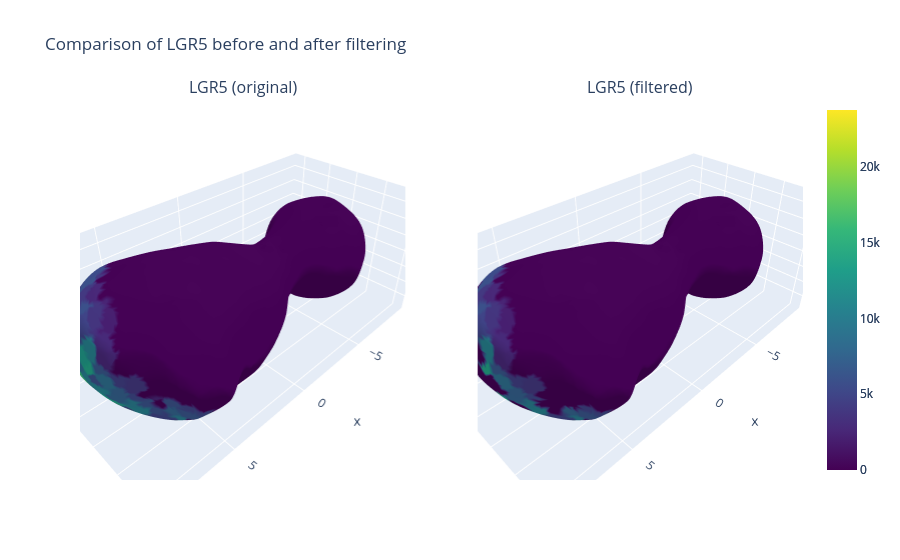

Notebook source saved alongside this figure:
### Code cell
# --- Filter LGR5 in the vertex_markers array ---
vertex_markers = filter_lgr5_coexpression(vertex_markers, marker_names)
lgr5_idx = marker_names.index("LGR5")

# --- Create subplot figure ---
from plotly.subplots import make_subplots
fig = make_subplots(
    rows=1, cols=2,
    specs=[[{'type': 'mesh3d'}, {'type': 'mesh3d'}]],
    subplot_titles=["LGR5 (original)", "LGR5 (filtered)"]
)

# Original LGR5 before filtering (we can reconstruct by re-extracting for this plot)
_, vertex_markers_original, _ = extract_markers(m, annotation_names)
lgr5_original = vertex_markers_original[:, lgr5_idx]

# Plot original LGR5
fig.add_trace(
    go.Mesh3d(
        x=m.v[:,0], y=m.v[:,1], z=m.v[:,2],
        i=m.f[:,0], j=m.f[:,1], k=m.f[:,2],
        intensity=lgr5_original,
        colorscale='Viridis',
        showscale=True,
        name="LGR5 original"
    ),
    row=1, col=1
)

# Plot filtered LGR5
fig.add_trace(
    go.Mesh3d(
        x=m.v[:,0], y=m.v[:,1], z=m.v[:,2],
        i=m.f[:,0], j=m.f[:,1], k=m.f[:,2],
        intensity=vertex_markers[:, lgr5_idx],
        colorscale='Viridis',
        showscale=True,
        name="LGR5 filtered"
    ),
    row=1, col=2
)

fig.update_layout(
    scene=dict(aspectmode='data'),
    scene2=dict(aspectmode='data'),
    title_text="Comparison of LGR5 before and after filtering"
)

fig.show()

### Figure 1 — Plotly figure (JSON) as saved in the notebook; plotly's stock layout.template omitted (floating-point values rounded to 4 significant figures; data arrays with more than 128 entries replaced by an {"elided": "..."} marker saying what was removed)
{"data": [{"colorscale": [[0, "#440154"], [0.1111, "#482878"], [0.2222, "#3e4989"], [0.3333, "#31688e"], [0.4444, "#26828e"], [0.5556, "#1f9e89"], [0.6667, "#35b779"], [0.7778, "#6ece58"], [0.8889, "#b5de2b"], [1, "#fde725"]], "i": {"elided": "35998 int values"}, "intensity": {"elided": "18001 float values"}, "j": {"elided": "35998 int values"}, "k": {"elided": "35998 int values"}, "name": "LGR5 original", "scene": "scene", "showscale": true, "type": "mesh3d", "x": {"elided": "18001 float values"}, "y": {"elided": "18001 float values"}, "z": {"elided": "18001 float values"}}, {"colorscale": [[0, "#440154"], [0.1111, "#482878"], [0.2222, "#3e4989"], [0.3333, "#31688e"], [0.4444, "#26828e"], [0.5556, "#1f9e89"], [0.6667, "#35b779"], [0.7778, "#6ece58"], [0.8889, "#b5de2b"], [1, "#fde725"]], "i": {"elided": "35998 int values"}, "intensity": {"elided": "18001 float values"}, "j": {"elided": "35998 int values"}, "k": {"elided": "35998 int values"}, "name": "LGR5 filtered", "scene": "scene2", "showscale": true, "type": "mesh3d", "x": {"elided": "18001 float values"}, "y": {"elided": "18001 float values"}, "z": {"elided": "18001 float values"}}], "layout": {"annotations": [{"font": {"size": 16}, "showarrow": false, "text": "LGR5 (original)", "x": 0.225, "xanchor": "center", "xref": "paper", "y": 1, "yanchor": "bottom", "yref": "paper"}, {"font": {"size": 16}, "showarrow": false, "text": "LGR5 (filtered)", "x": 0.775, "xanchor": "center", "xref": "paper", "y": 1, "yanchor": "bottom", "yref": "paper"}], "scene": {"aspectmode": "data", "domain": {"x": [0, 0.45], "y": [0, 1]}}, "scene2": {"aspectmode": "data", "domain": {"x": [0.55, 1], "y": [0, 1]}}, "title": {"text": "Comparison of LGR5 before and after filtering"}}}
